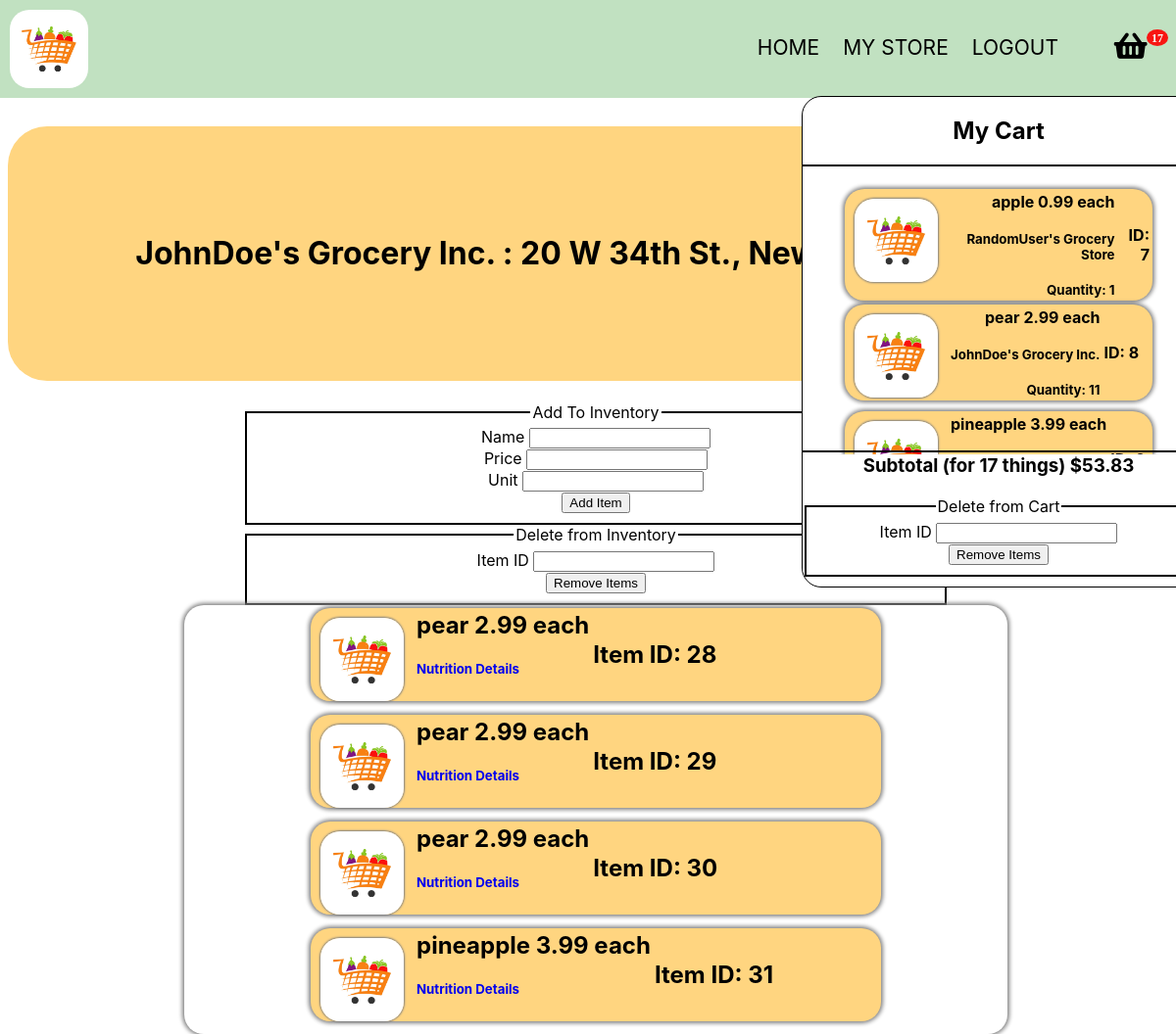
Page /mystore/johndoe (signed in) on the committed database.
### app.py (models this page shows)
class CartItems(db.Model):
    __tablename__ = 'cart'
    itemid = db.Column(db.Integer, primary_key = True)
    itemname = db.Column(db.String(20), nullable = False)
    quantity = db.Column(db.Integer, nullable = False)
    unit = db.Column(db.String(10), nullable = False)
    price = db.Column(db.Float, nullable = False)
    seller = db.Column(db.String(100), nullable = False)
    userid = db.Column(db.Integer, db.ForeignKey("user.id"))

class Store(db.Model):
    __tablename__ = 'store'
    storeid = db.Column(db.Integer, primary_key = True)
    storename = db.Column(db.String(50), nullable = True)
    storeaddress = db.Column(db.String(100), nullable = True)
    storelat = db.Column(db.Float, nullable = True)
    storelong = db.Column(db.Float, nullable = True)
    storeowner = db.Column(db.String(20), nullable = True)
    cart = db.relationship("Inventory")
    userid = db.Column(db.Integer, db.ForeignKey("user.id"))

class Inventory(db.Model):
    __tablename__ = 'inventory'
    inventoryid = db.Column(db.Integer, primary_key = True)
    itemname = db.Column(db.String(20), nullable = False)
    price = db.Column(db.Float, nullable = False)
    unit = db.Column(db.String(10), nullable = False)
    storeid = db.Column(db.Integer, db.ForeignKey("store.storeid"))

### app.py (the view, shortened to what this page needs)
@app.route('/mystore/<name>', methods=['GET', 'POST'])
def profile(name):
    deletefromcart = DeleteFromInventory()
    registerstore = StoreRegistration()
    additems = AddToInventory()
    deleteform = DeleteFromInventory()
    user = User.query.filter_by(id = current_user.id).first()
    userscart = CartItems.query.filter_by(userid = user.id).all()
    userstore = Store.query.filter_by(userid = current_user.id).first()
    userinv = Inventory.query.filter_by(storeid = Store.query.filter_by(storeid = userstore.storeid).first().storeid).all()
    subtotal = 0
    itemamount = 0
    for thing in userscart:
        itemamount += thing.quantity
        subtotal += thing.price * thing.quantity
    if deleteform.validate_on_submit():
        item = Inventory.query.filter_by(inventoryid = deleteform.itemid.data).first()
        db.session.delete(item)
        db.session.commit()
        return redirect('/mystore/' + name)
    if deletefromcart.validate_on_submit():
        item = CartItems.query.filter_by(itemid = deletefromcart.itemid.data).first()
        db.session.delete(item)
        db.session.commit()
        return redirect('/mystore/' + name)
    if Store.query.filter_by(userid = current_user.id).first() != None:
        userstore = Store.query.filter_by(userid = current_user.id).first()
        userinv = Inventory.query.filter_by(storeid = Store.query.filter_by(storeid = userstore.storeid).first().storeid).all()
        return render_template('mystore.html', form = additems, cart = userscart, subtotal = subtotal, itemamount = itemamount, userinv = userinv, userstore = userstore, form1 = deleteform, deleteform = deletefromcart)
    else:
        return render_template('registerforshop.html', form = registerstore,  cart = userscart, subtotal = subtotal, itemamount = itemamount, deleteform = deletefromcart)

### forms.py
class DeleteFromInventory(FlaskForm):
    itemid = IntegerField("Item ID", validators=[DataRequired()])
    submit = SubmitField("Remove Items")

class StoreRegistration(FlaskForm):
    storename = StringField('Store Name', validators=[DataRequired()])
    storeaddress = StringField('Store Address', validators=[DataRequired()])
    submit = SubmitField("Register your Store")

### app.py (called while the page is built)
@login_manager.user_loader
def load_user(user_id):
    return User.query.get(int(user_id))

### templates/mystore.html (shortened to what this page needs)
<!DOCTYPE HTML>
<html>
	<head>
		<link href="https://use.fontawesome.com/releases/v5.0.1/css/all.css" rel="stylesheet">
	</head>
	<body class="is-preload">
		<br>
		<br>
		<br>
		<br>
		<br>
		<div class="container">
			<img class = 'logo' src="{{ url_for('static', filename = 'images/grocerylogo.jpeg') }}">
			<nav>
				<ul id = 'subpages'>
					<li><a href="/main">HOME</a></li>
					<li><a href="/mystore/{{current_user.name}}">MY STORE</a></li>
					<li id="logout"><a href="/logout">LOGOUT</a></li>
					<div id="container" style="display:inline-block; position: absolute; height: 100%;">
						<ul>
							<li id="li1"> <i class="fa badge fa-lg" style='font-size:30px'value={{itemamount}}>&#xf291; </i>
								<div class="popupMenu">
									<div class = "upperdiv">
										<h1 style="text-align: center; border-bottom: 2px solid black; padding-bottom: 20px;"> My Cart</h1>
										<table class = "carttable">
											{% for thing in cart %}
												<tr>
													<td>
														<div class = 'itemdiv'>
															<img src="{{ url_for('static', filename = 'images/grocerylogo.jpeg') }}" class="itemimage">
															<table class="carttdtable">
																<tr class="carttr">
																	<td class="carttd">
																	<h4 class = "iteminfo" style = "margin: 0px;"> {{thing.itemname}} {{thing.price}} {{thing.unit}}</h4> <br> <h5 class = "iteminfo" style = "margin: 0px;"> {{thing.seller}} </h5> <br> <h5 class = "iteminfo" style = "margin: 0px;"> Quantity: {{thing.quantity}} </h5> </td>
																	</td>
																	<td> <h4> ID: {{thing.itemid}}</h5></td>
																</tr>
															</table>
														</div>
											{% endfor %}
									</div>
									<div class="lowerdiv">
										<h3 class="lowerh3"> Subtotal (for {{itemamount}} things) ${{"%.2f"|format(subtotal)}} </h3>
                                        <br>
                                        <form method="post" action="" class="lowerform">
											<fieldset>
												<legend class = "cartlegend">Delete from Cart</legend>
												<div>
													{{ deleteform.itemid.label(class = "form-control-label") }}
													{{ deleteform.itemid(class = "form-control form-control-lg") }}
												</div>
												<div class = 'fieldbutton'>
													{{ deleteform.submit(class = "btn btn-outline-info") }}
												</div>
											</fieldset>
										</form>
									</div>
        <h1 class = 'title'> {{userstore.storename}} : {{userstore.storeaddress}} </h1>
        <div class = "addtocart">
            <form method="post" action="">
                <fieldset>
                    <legend class = "cartlegend">Add To Inventory</legend>
                    <div>
                        {{ form.itemname.label(class = "form-control-label") }}
                        {{ form.itemname(class = "form-control form-control-lg") }}
                    </div>
                    <div>
                        {{ form.price.label(class = "form-control-label") }}
                        {{ form.price(class = "form-control form-control-lg") }}
                    </div>
                    <div>
                        {{ form.unit.label(class = "form-control-label") }}
                        {{ form.unit(class = "form-control form-control-lg") }}
                    </div>
                    <div class = 'fieldbutton'>
                        {{ form.submit(class = "btn btn-outline-info") }}
                    </div>
                </fieldset>
            </form>
        </div>
        <div class = "addtocart">
            <form method="post" action="">
                <fieldset>
                    <legend class = "cartlegend">Delete from Inventory</legend>
                    <div>
                        {{ form1.itemid.label(class = "form-control-label") }}
                        {{ form1.itemid(class = "form-control form-control-lg") }}
                    </div>
                    <div class = 'fieldbutton'>
                        {{ form1.submit(class = "btn btn-outline-info") }}
                    </div>
                </fieldset>
            </form>
        </div>
        <div class = 'tablediv'>
            <table class = "inventorytable">
            {% for thing in userinv %}
                <tr>
                    <td>
                    <div class = 'itemdiv'>
                        <img src="{{ url_for('static', filename = 'images/grocerylogo.jpeg') }}" class="itemimage">
                        <table>
                            <tr>
                                <td> <h2 class = "iteminfo"> {{thing.itemname}} {{thing.price}} {{thing.unit}} <br> </h2> <h5> <a href="/nutritionaldetails/{{thing.itemname}}" target="_blank">Nutrition Details</a> </h5> </td>
                                <td>
                                    <h2>Item ID: {{thing.inventoryid}} </h2>
                                </td>
                            </tr>
                        </table>
                    </div>
                    </td>
                </tr>
            {% endfor %}
            </table>
        </div>
	</body>
</html>

### templates/mystore.html (style rules this page uses)
.lowerform { margin-top: 0px; margin-bottom: 10px; }
.lowerh3 { margin-top: 2px; margin-bottom: 0px; }
.upperdiv { height: 73%; overflow: scroll; }
.addtocart { width: 60%; margin: 0 auto; }
.lowerdiv { border-top: 2px solid black; position: absolute; bottom: 0px; text-align: center; width: 100%; }
.carttable { margin: 0 auto; width: 80%; }
.itemimage { height: 90px; width: 90px; float: left; border-radius: 20px; margin-right: 10px; }
#logout { margin-right: 10vh; }
#container { right: -80px; top: 16px; margin-right: 5vh; }
.popupMenu { width: 400px; height: 500px; border: 1px solid black; position: absolute; top: 62px; right: -20px; background-color: white; border-radius: 20px; overflow: scroll; }
ul li { position: relative }
.badge:after { content:attr(value); font-size:12px; color: #fff; background: red; border-radius:50%; padding: 2px 5px; position:relative; left:-8px; top:-15px; opacity:0.9; }
.tablediv { width: 70%; margin:0 auto; background-color: white; border-radius: 20px; box-shadow: 0 0 4px 2px gray; }
.cartlegend { text-align: center; }
.fieldbutton { text-align: center; }
.title { padding: 50px; background-color: green; height: 20vh; line-height: 20vh; text-align: center; background-color: rgb(255, 213, 128); border-radius: 40px; }
.itemimage { float: left; height: 85px; width: auto; margin: 10px; border-radius: 20px; box-shadow: 0 0 2px 1px gray; }
.iteminfo { margin:0 auto; }
.itemdiv { background-color: rgb(255, 213, 128); border-radius: 20px; box-shadow: 0 0 4px 2px gray; }
.inventorytable { width: 70%; margin:0 auto; height: 100%; }
td { margin-bottom: 50px; }
fieldset { border: 2px solid black; text-align: center; }
html { height: 100%; width: 100%; }
body { height: 100%; width: 100%; font-family: Eina, -apple-system, BlinkMacSystemFont, "Segoe UI", Roboto, Helvetica, Arial, sans-serif; }
a { text-decoration: none; }
.logo { float: left; height: 80px; width: auto; margin: 10px; border-radius: 20px; }
body { height: 100%; width: 100%; }
nav ul { float: right; list-style: none; text-align: right; padding-top: 20px; margin-left: 0px; margin-right: 5vh; }
.container { background-color:rgb(193, 225, 193); position: fixed; width: 100%; top: 0px; left: 0px; }
.container::after { content: ''; display: table; clear: both; }
nav li { float: left; margin-left: 3vh; }
nav a { text-decoration: none; color: black; font-size: 21px; }

### rows in the picture
CartItems: itemname "apple", price "0.99", unit "each", seller "RandomUser's Grocery Store", quantity "1", itemid "7"
CartItems: itemname "pear", price "2.99", unit "each", seller "JohnDoe's Grocery Inc.", quantity "11", itemid "8"
CartItems: itemname "pineapple", price "3.99", unit "each"
Store: storename "JohnDoe's Grocery Inc.", storeaddress "20 W 34th St., New York, NY 10001"
Inventory: itemname "pear", price "2.99", unit "each", inventoryid "28"
Inventory: itemname "pear", price "2.99", unit "each", inventoryid "29"
Inventory: itemname "pear", price "2.99", unit "each", inventoryid "30"
Inventory: itemname "pineapple", price "3.99", unit "each", inventoryid "31"

### other values in the picture
{{ itemamount }} "17"
{{ "%.2f"|format(subtotal) }} "53.83"
{{ deleteform.itemid.label(class = "form-control-label") }} "Item ID"
